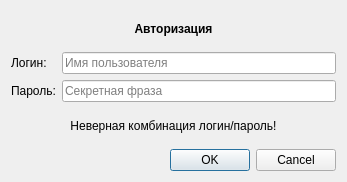
<?xml version="1.0" encoding="UTF-8"?>
<ui version="4.0">
 <class>AuthDialog</class>
 <widget class="QDialog" name="AuthDialog">
  <property name="geometry">
   <rect>
    <x>0</x>
    <y>0</y>
    <width>347</width>
    <height>182</height>
   </rect>
  </property>
  <property name="windowTitle">
   <string>Вход в КоСоГоР</string>
  </property>
  <layout class="QGridLayout" name="gridLayout">
   <item row="0" column="0" colspan="2">
    <widget class="QLabel" name="header">
     <property name="font">
      <font>
       <weight>75</weight>
       <bold>true</bold>
      </font>
     </property>
     <property name="text">
      <string>Авторизация</string>
     </property>
     <property name="alignment">
      <set>Qt::AlignCenter</set>
     </property>
    </widget>
   </item>
   <item row="1" column="0">
    <widget class="QLabel" name="login_label">
     <property name="text">
      <string>Логин:</string>
     </property>
    </widget>
   </item>
   <item row="1" column="1">
    <widget class="QLineEdit" name="login">
     <property name="placeholderText">
      <string>Имя пользователя</string>
     </property>
    </widget>
   </item>
   <item row="2" column="0">
    <widget class="QLabel" name="password_label">
     <property name="text">
      <string>Пароль:</string>
     </property>
    </widget>
   </item>
   <item row="2" column="1">
    <widget class="QLineEdit" name="password">
     <property name="echoMode">
      <enum>QLineEdit::Password</enum>
     </property>
     <property name="placeholderText">
      <string>Секретная фраза</string>
     </property>
    </widget>
   </item>
   <item row="4" column="0" colspan="2">
    <widget class="QDialogButtonBox" name="buttonBox">
     <property name="orientation">
      <enum>Qt::Horizontal</enum>
     </property>
     <property name="standardButtons">
      <set>QDialogButtonBox::Cancel|QDialogButtonBox::Ok</set>
     </property>
    </widget>
   </item>
   <item row="3" column="0" colspan="2">
    <widget class="QLabel" name="errorLabel">
     <property name="text">
      <string>Неверная комбинация логин/пароль!</string>
     </property>
     <property name="alignment">
      <set>Qt::AlignCenter</set>
     </property>
    </widget>
   </item>
  </layout>
 </widget>
 <resources/>
 <connections>
  <connection>
   <sender>buttonBox</sender>
   <signal>accepted()</signal>
   <receiver>AuthDialog</receiver>
   <slot>accept()</slot>
   <hints>
    <hint type="sourcelabel">
     <x>248</x>
     <y>254</y>
    </hint>
    <hint type="destinationlabel">
     <x>157</x>
     <y>274</y>
    </hint>
   </hints>
  </connection>
  <connection>
   <sender>buttonBox</sender>
   <signal>rejected()</signal>
   <receiver>AuthDialog</receiver>
   <slot>reject()</slot>
   <hints>
    <hint type="sourcelabel">
     <x>316</x>
     <y>260</y>
    </hint>
    <hint type="destinationlabel">
     <x>286</x>
     <y>274</y>
    </hint>
   </hints>
  </connection>
 </connections>
</ui>
